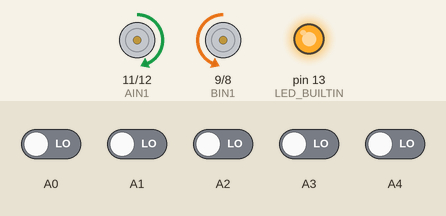
A sketch run on a simulated Arduino Uno, built with avr-gcc and run on an emulated ATmega328P. Shown: motor-driver pin pairs drawn as motors (green arrow = first pin HIGH = forward, orange = second pin HIGH = backward, longer = more drive, scaled by the enable pin), output pins drawn as LEDs (lit = HIGH). Inputs (shaded band) come from the test bench; at power-on: A0–4 LOW.

Above: at 4.9 s.
5.0 s: A1 driven HIGH
At 6.0 s:
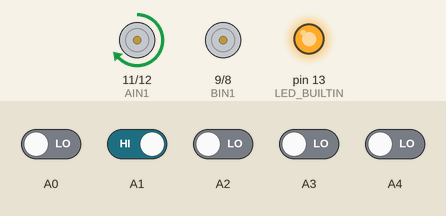
6.5 s: A1 driven LOW
At 7.1 s:
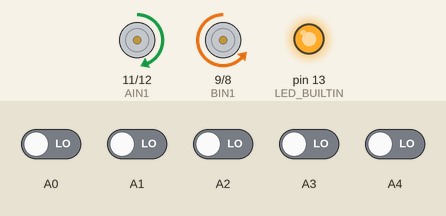
8.0 s: A2 driven HIGH
At 8.3 s:
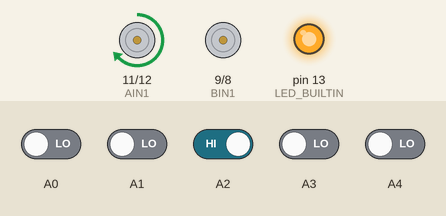
Timing chart, 0 to 11.0 s (numbered marks = the images above; inputs shaded):
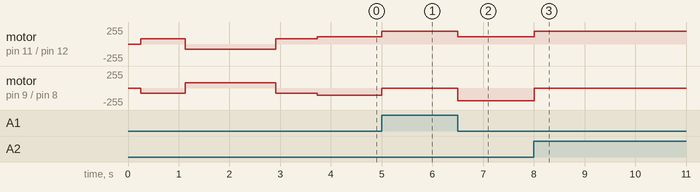

The sketch:

PIDLineFollower.ino
```cpp
/*
  04/17/2023
  PID Algorithm for Line Follower Mobot
*/

#include <QTRSensors.h> // QTR library
QTRSensors qtr;

const uint8_t SensorCount = 5; // No of sensors
uint16_t sensorValues[SensorCount];

#define Kp 1           // Proportional Default - 2
#define Kd 70          // Derivative Default - 40
#define MaxSpeed 188   // Default 255
#define BaseSpeed 148  // Default - 155
#define speedturn 112  // Default - 100

/*
Optimal presets for ASICUP competition

ethan's    ethan's 2nd  louis'
Kp = 2     Kp = 1       Kp = 1
Kd = 40    Kd = 70      Kd = 62
mS = 210   mS = 188     mS = 218
bS = 170   bS = 148     bS = 168
st = 110   st = 112     st = 112
*/

// Left Motor Pins
int PWMA = 5;   // speedControl
int AIN1 = 11;  // pinDirection
int AIN2 = 12;  // pinDirection

// Right Motor Pins
int PWMB = 3;   // speedControl
int BIN1 = 9;   // pinDirection
int BIN2 = 8;   // pinDirection

int lastError = 0;

void setup() {
  qtr.setTypeRC(); // Sensor Type (Analog or RC)
  qtr.setSensorPins((const uint8_t[]) {
    A0, A1, A2, A3, A4
  }, SensorCount);
  pinMode(PWMA, OUTPUT);
  pinMode(AIN1, OUTPUT);
  pinMode(AIN2, OUTPUT);
  pinMode(PWMB, OUTPUT);
  pinMode(BIN1, OUTPUT);
  pinMode(BIN2, OUTPUT);
  // delay(500); // Default - 500
  pinMode(LED_BUILTIN, OUTPUT);
  digitalWrite(LED_BUILTIN, HIGH);
  delay(250); // Initial Delay Default - 1500

  // Sensor Calibration
  int i;
  for (int i = 0; i < 85; i++) {
    if (i < 25 || i > 75) {
      move(0, 80, 1);
      move(1, 80, 0);
    } else {
      move(0, 80, 0);
      move(1, 80, 1);
    }
    qtr.calibrate();
    delay(10); // Default - 20
  }
  delay(500);  // Post-Calibration Delay Default - 500
}

void loop() {
  uint16_t position = qtr.readLineBlack(sensorValues);
  if (position > 6700) {
    move(1, speedturn, 1);
    move(0, speedturn, 0);
    return;
  }
  if (position < 300) {
    move(1, speedturn, 0);
    move(0, speedturn, 1);
    return;
  }

  // PID Algorithm
  int error = position - 3500;
  int motorSpeed = Kp * error + Kd * (error - lastError);
  lastError = error;

  int rightMotorSpeed = BaseSpeed + motorSpeed;
  int leftMotorSpeed = BaseSpeed - motorSpeed;

  if (rightMotorSpeed > MaxSpeed) {
    rightMotorSpeed = MaxSpeed;
  }
  if (leftMotorSpeed > MaxSpeed) {
    leftMotorSpeed = MaxSpeed;
  }
  if (rightMotorSpeed < 0) {
    rightMotorSpeed = 0;
  }
  if (leftMotorSpeed < 0) {
    leftMotorSpeed = 0;
  }

  move(1, rightMotorSpeed, 1);
  move(0, leftMotorSpeed, 1);
}

// move() func declaration
void move(int motor, int speed, int direction) {
  boolean inPin1 = HIGH, inPin2 = LOW;
  if (direction == 1) {
    inPin1 = HIGH;
    inPin2 = LOW;
  }
  if (direction == 0) {
    inPin1 = LOW;
    inPin2 = HIGH;
  }
  if (motor == 0) {
    digitalWrite(AIN1, inPin1);
    digitalWrite(AIN2, inPin2);
    analogWrite(PWMA, speed);
  }
  if (motor == 1) {
    digitalWrite(BIN1, inPin1);
    digitalWrite(BIN2, inPin2);
    analogWrite(PWMB, speed);
  }
}
```

Measured:
- after the input at 5.0 s, motor on pin 11 (AIN1) / pin 12 (AIN2): forward 112/255 → forward 188/255 at once; motor on pin 9 (BIN1) / pin 8 (BIN2): backward 112/255 → stopped at once
- after the input at 6.5 s, motor on pin 11 (AIN1) / pin 12 (AIN2): forward 188/255 → forward 112/255 at once; motor on pin 9 (BIN1) / pin 8 (BIN2): stopped → backward 188/255 at once
- after the input at 8.0 s, motor on pin 11 (AIN1) / pin 12 (AIN2): forward 112/255 → forward 188/255 at once; motor on pin 9 (BIN1) / pin 8 (BIN2): backward 188/255 → stopped at once
